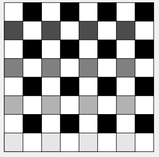
#> input picture Data/Chessboard.png, 159 x 157 px, shrunk from 414 x 410 before the run
$ jupyter execute 17_corner_detection.ipynb   (shell and % lines are left out)
#> lines starting #> are read from the running program, lines starting #| are printed output that depends on the picture; after the words box and inside, x2 and y2 are one past the last pixel; in counts of white or black regions, pixels touching at a corner belong together
[cell 1]
import cv2
import numpy as np
import matplotlib.pyplot as plt

Harris Corner detection

[cell 2]
img = cv2.imread('Data/Chessboard.png')
#> img is the input picture: shape (157, 159, 3); min 0, max 255, mean 163.6
gray = cv2.cvtColor(img, cv2.COLOR_BGR2GRAY)
plt.imshow(img, cmap='gray')

[cell 3]
gray

[cell 4]
gray = np.float32(gray) # convert all the gray chess values into float
dst = cv2.cornerHarris(gray, blockSize=3, ksize=3, k=0.04)
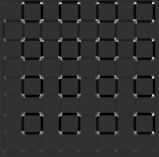
#> dst: shape (157, 159) float32; min -58282032, max 243547680, mean -2100893; drawn with min black and max white
plt.imshow(dst, cmap='gray')

[cell 5]
dst = cv2.dilate(dst, None)
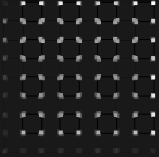
#> dst: shape (157, 159) float32; min -27213610, max 243547680, mean 8677700; drawn with min black and max white
plt.imshow(dst)

[cell 6]
img[dst>0.01*dst.max()] = [255, 0 , 0]
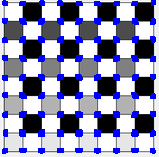
#> img: shape (157, 159, 3); 13.46% of pixels changed, all inside (x1, y1, x2, y2) = (2, 0, 156, 154)
plt.imshow(img)

[cell 7]
realChessImg = cv2.imread('Data/RealChessBoard.jpeg')
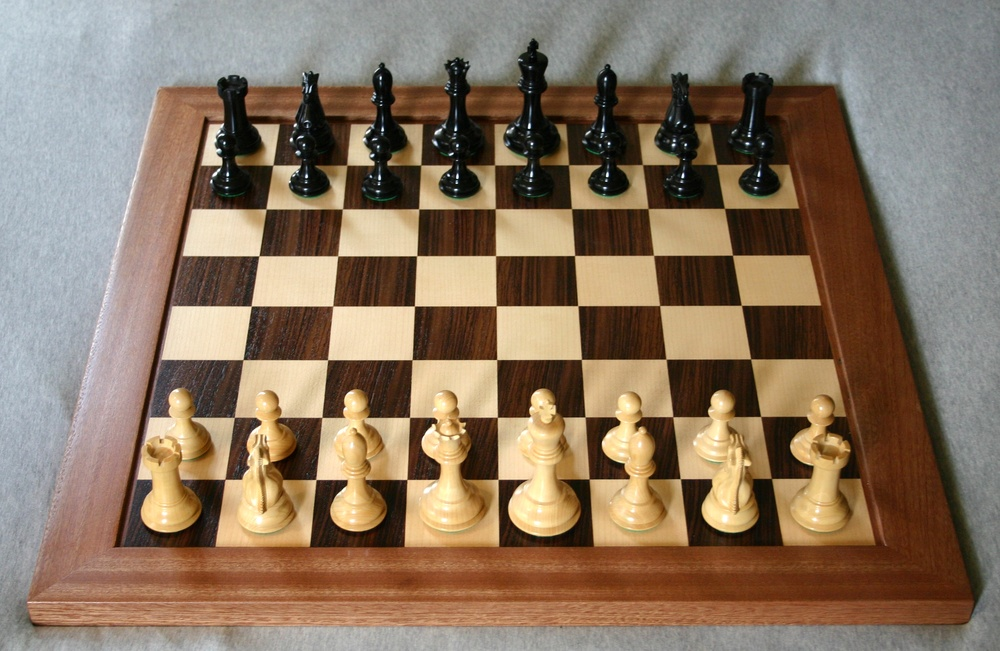
#> input picture Data/RealChessBoard.jpeg, 1000 x 651 px, shrunk from 2611 x 1699 before the run
#> realChessImg is the input picture: shape (651, 1000, 3); mean B, G, R 97.9, 117.7, 137.6
realChessImg = cv2.cvtColor(realChessImg, cv2.COLOR_BGR2RGB)
gray_realchess = cv2.cvtColor(realChessImg, cv2.COLOR_RGB2GRAY)
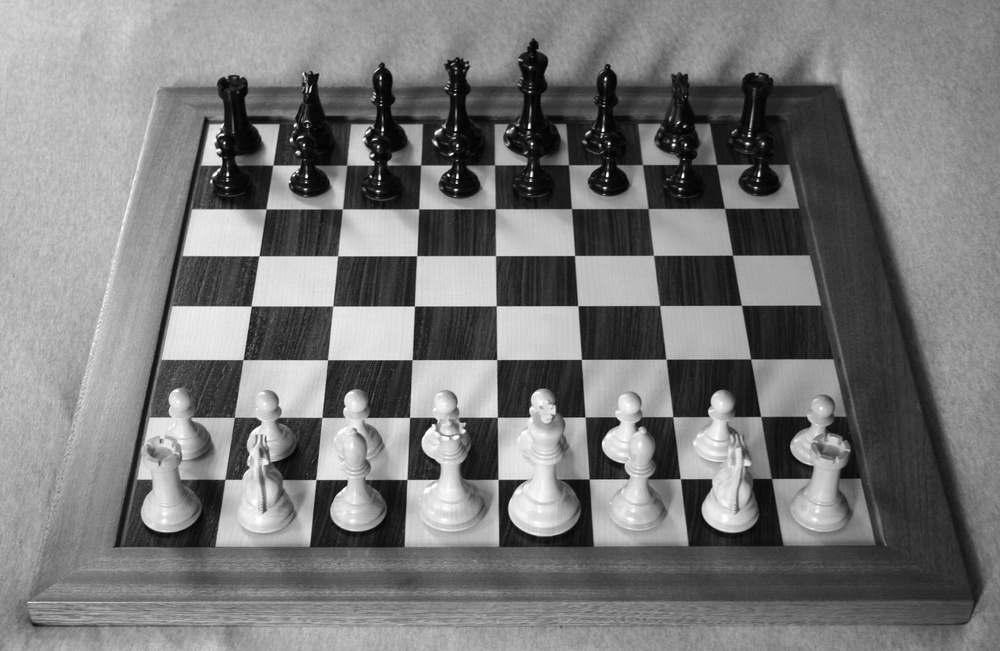
#> gray_realchess: shape (651, 1000); min 1, max 255, mean 121.4
gray_realchess = np.float32(gray_realchess)
dst = cv2.cornerHarris(src=gray_realchess, blockSize=10, ksize=1, k=0.04)
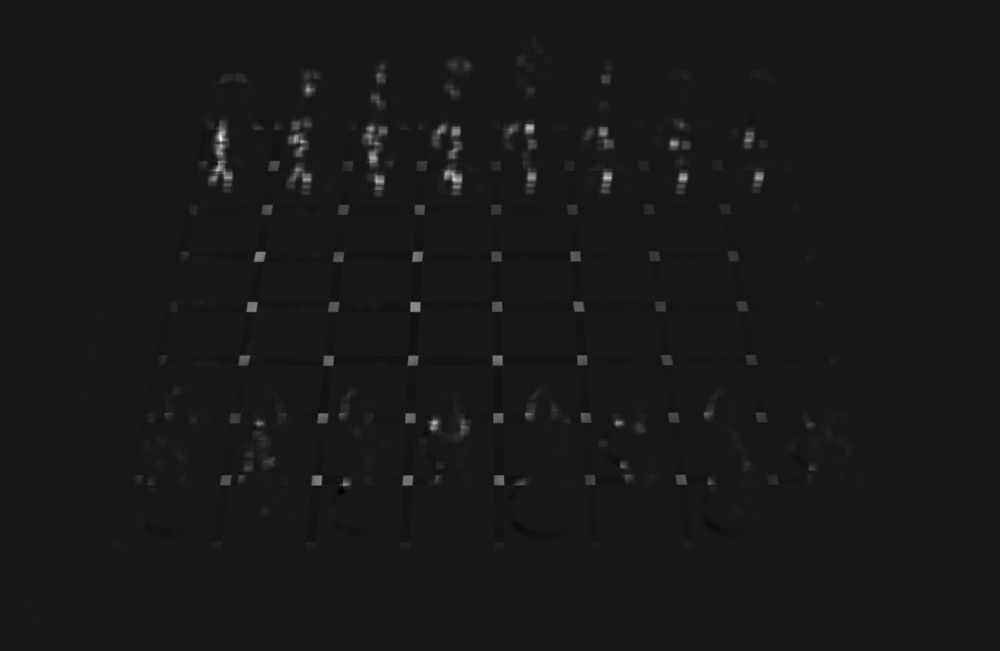
#> dst: shape (651, 1000) float32; min -3631356.5, max 35905352, mean 181625.4; drawn with min black and max white
dst = cv2.dilate(dst, None)
realChessImg[dst>0.01*dst.max()] = [255, 0, 0]
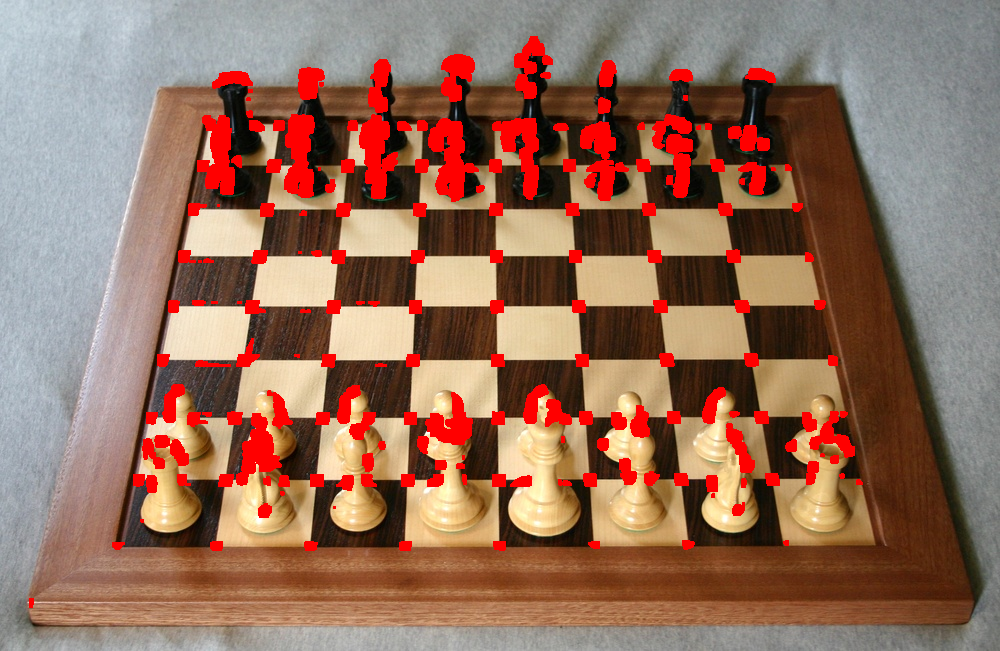
#> realChessImg: shape (651, 1000, 3); mean R, G, B 148.1, 110.8, 92.8
plt.imshow(realChessImg)

Sgi-Tomasi Corner detection Algorithm

[cell 8]
flatchess = cv2.imread('Data/Chessboard.png')
flatchess = cv2.cvtColor(flatchess, cv2.COLOR_BGR2RGB)
gray_chess = cv2.cvtColor(flatchess, cv2.COLOR_RGB2GRAY)

corners = cv2.goodFeaturesToTrack(gray_chess,64, 0.01, 10) # arg@2 -> no. of corners to track
#> corners = 64 rows, first 8: [23, 3], [78, 3], [135, 3], [98, 3], [115, 3], [60, 3], [153, 114], [40, 115]
corners = np.int32(corners)
#> corners = contour of 64 points, box (x1, y1, x2, y2) (23, 3, 154, 134), area 4266
for i in corners:
    x,y = i.ravel()
    cv2.circle(flatchess, (x,y), 3, (255,0,0), -1)
#> this loop made 64 passes
#> (x, y) on passes 1 to 12: (23, 3), (78, 3), (135, 3), (98, 3), (115, 3), (60, 3), (153, 114), (40, 115), (153, 95), (41, 3), (153, 76), (135, 132)
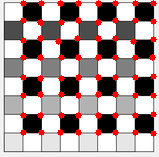
#> flatchess: shape (157, 159, 3); 7.44% of pixels changed, all inside (x1, y1, x2, y2) = (20, 0, 157, 137)

plt.imshow(flatchess)
